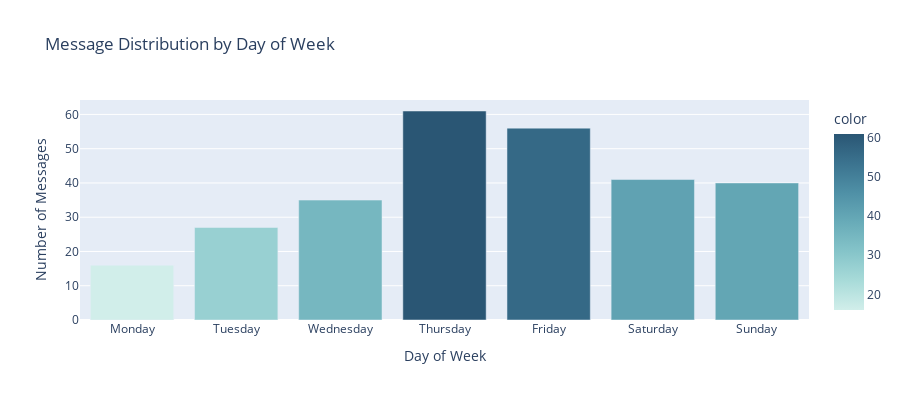

Notebook code for this chart:
### Code cell
# Day of week distribution
day_order = ['Monday', 'Tuesday', 'Wednesday', 'Thursday', 'Friday', 'Saturday', 'Sunday']
day_dist = df['day_of_week'].value_counts().reindex(day_order, fill_value=0)

fig = px.bar(
    x=day_dist.index,
    y=day_dist.values,
    title="Message Distribution by Day of Week",
    labels={'x': 'Day of Week', 'y': 'Number of Messages'},
    color=day_dist.values,
    color_continuous_scale='Teal'
)
fig.update_layout(showlegend=False, height=400)
fig.show()

### Figure 1 — Plotly figure (JSON) as saved in the notebook; plotly's stock layout.template omitted (floating-point values rounded to 4 significant figures)
{"data": [{"hovertemplate": "Day of Week=%{x}<br>Number of Messages=%{y}<br>color=%{marker.color}<extra></extra>", "legendgroup": "", "marker": {"color": [16, 27, 35, 61, 56, 41, 40], "coloraxis": "coloraxis", "pattern": {"shape": ""}}, "name": "", "orientation": "v", "showlegend": false, "textposition": "auto", "type": "bar", "x": ["Monday", "Tuesday", "Wednesday", "Thursday", "Friday", "Saturday", "Sunday"], "xaxis": "x", "y": [16, 27, 35, 61, 56, 41, 40], "yaxis": "y"}], "layout": {"barmode": "relative", "coloraxis": {"colorbar": {"title": {"text": "color"}}, "colorscale": [[0, "rgb(209, 238, 234)"], [0.1667, "rgb(168, 219, 217)"], [0.3333, "rgb(133, 196, 201)"], [0.5, "rgb(104, 171, 184)"], [0.6667, "rgb(79, 144, 166)"], [0.8333, "rgb(59, 115, 143)"], [1, "rgb(42, 86, 116)"]]}, "height": 400, "legend": {"tracegroupgap": 0}, "showlegend": false, "title": {"text": "Message Distribution by Day of Week"}, "xaxis": {"anchor": "y", "domain": [0, 1], "title": {"text": "Day of Week"}}, "yaxis": {"anchor": "x", "domain": [0, 1], "title": {"text": "Number of Messages"}}}}
